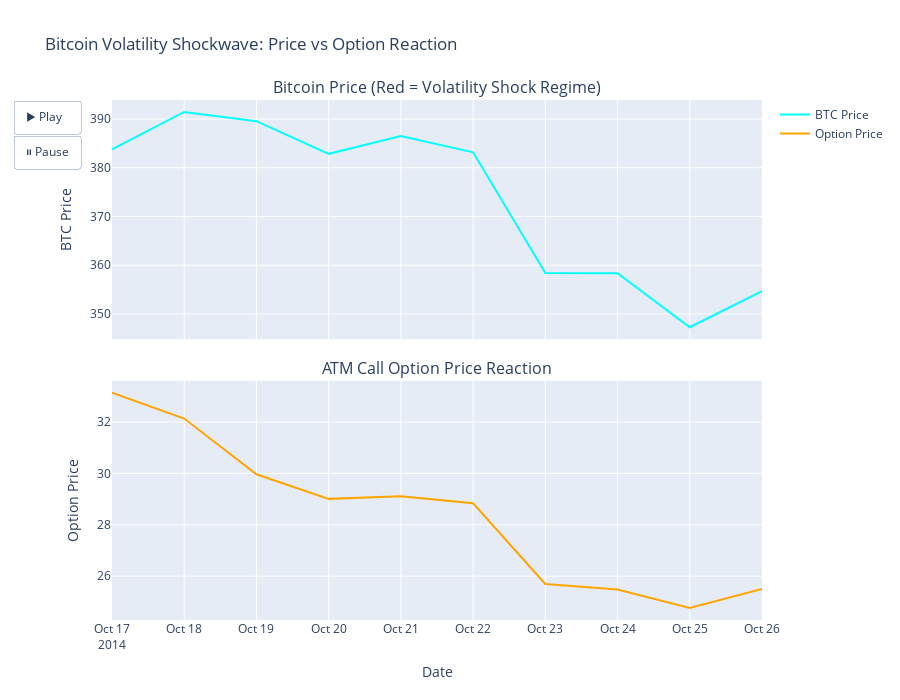

Notebook source saved alongside this figure:
### Code cell
fig = make_subplots(
    rows=2, cols=1,
    shared_xaxes=True,
    vertical_spacing=0.08,
    subplot_titles=(
        "Bitcoin Price (Red = Volatility Shock Regime)",
        "ATM Call Option Price Reaction"
    )
)

# ---- INITIAL TRACES ----
fig.add_trace(
    go.Scatter(
        x=df_anim["Date"][:10],
        y=df_anim["Close"][:10],
        mode="lines",
        line=dict(color="cyan"),
        name="BTC Price"
    ),
    row=1, col=1
)

fig.add_trace(
    go.Scatter(
        x=[],
        y=[],
        mode="markers",
        marker=dict(color="red", size=6),
        name="Volatility Shock"
    ),
    row=1, col=1
)

fig.add_trace(
    go.Scatter(
        x=df_anim["Date"][:10],
        y=df_anim["option_price"][:10],
        mode="lines",
        line=dict(color="orange"),
        name="Option Price"
    ),
    row=2, col=1
)

# ---- LAYOUT ----
fig.update_layout(
    title="Bitcoin Volatility Shockwave: Price vs Option Reaction",
    height=700,
    xaxis2_title="Date",
    yaxis_title="BTC Price",
    yaxis2_title="Option Price",
    updatemenus=[
        dict(
            type="buttons",
            showactive=False,
            buttons=[
                dict(
                    label="▶ Play",
                    method="animate",
                    args=[None, {
                        "frame": {"duration": 50, "redraw": True},
                        "fromcurrent": True
                    }]
                ),
                dict(
                    label="⏸ Pause",
                    method="animate",
                    args=[[None], {
                        "frame": {"duration": 0},
                        "mode": "immediate"
                    }]
                )
            ]
        )
    ]
)

fig.frames = frames
fig.show()

### Figure 1 — Plotly figure (JSON) as saved in the notebook; plotly's stock layout.template omitted (floating-point values rounded to 4 significant figures)
{"data": [{"line": {"color": "cyan"}, "mode": "lines", "name": "BTC Price", "type": "scatter", "x": ["2014-10-17T00:00:00", "2014-10-18T00:00:00", "2014-10-19T00:00:00", "2014-10-20T00:00:00", "2014-10-21T00:00:00", "2014-10-22T00:00:00", "2014-10-23T00:00:00", "2014-10-24T00:00:00", "2014-10-25T00:00:00", "2014-10-26T00:00:00"], "xaxis": "x", "y": [383.8, 391.4, 389.6, 382.9, 386.5, 383.2, 358.4, 358.4, 347.3, 354.7], "yaxis": "y"}, {"marker": {"color": "red", "size": 6}, "mode": "markers", "name": "Volatility Shock", "type": "scatter", "x": [], "xaxis": "x", "y": [], "yaxis": "y"}, {"line": {"color": "orange"}, "mode": "lines", "name": "Option Price", "type": "scatter", "x": ["2014-10-17T00:00:00", "2014-10-18T00:00:00", "2014-10-19T00:00:00", "2014-10-20T00:00:00", "2014-10-21T00:00:00", "2014-10-22T00:00:00", "2014-10-23T00:00:00", "2014-10-24T00:00:00", "2014-10-25T00:00:00", "2014-10-26T00:00:00"], "xaxis": "x2", "y": [33.14, 32.13, 29.97, 29.01, 29.11, 28.84, 25.7, 25.48, 24.76, 25.51], "yaxis": "y2"}], "layout": {"annotations": [{"font": {"size": 16}, "showarrow": false, "text": "Bitcoin Price (Red = Volatility Shock Regime)", "x": 0.5, "xanchor": "center", "xref": "paper", "y": 1, "yanchor": "bottom", "yref": "paper"}, {"font": {"size": 16}, "showarrow": false, "text": "ATM Call Option Price Reaction", "x": 0.5, "xanchor": "center", "xref": "paper", "y": 0.46, "yanchor": "bottom", "yref": "paper"}], "height": 700, "title": {"text": "Bitcoin Volatility Shockwave: Price vs Option Reaction"}, "updatemenus": [{"buttons": [{"args": [null, {"frame": {"duration": 50, "redraw": true}, "fromcurrent": true}], "label": "▶ Play", "method": "animate"}, {"args": [[null], {"frame": {"duration": 0}, "mode": "immediate"}], "label": "⏸ Pause", "method": "animate"}], "showactive": false, "type": "buttons"}], "xaxis": {"anchor": "y", "domain": [0, 1], "matches": "x2", "showticklabels": false}, "xaxis2": {"anchor": "y2", "domain": [0, 1], "title": {"text": "Date"}}, "yaxis": {"anchor": "x", "domain": [0.54, 1], "title": {"text": "BTC Price"}}, "yaxis2": {"anchor": "x2", "domain": [0, 0.46], "title": {"text": "Option Price"}}}}
